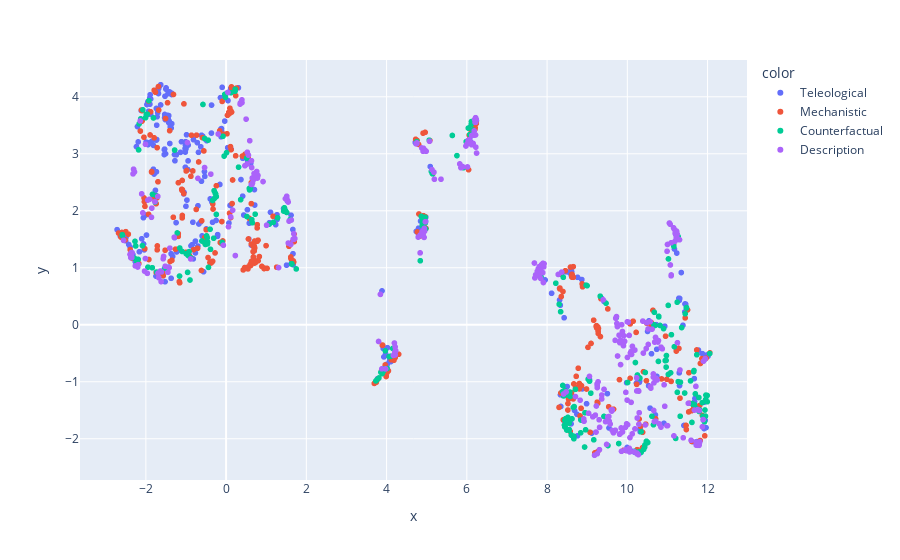

The notebook cell this image was saved under:
### Code cell
# Create a sentence-bert embedding matrix from the text
embedded = create_embedding(output["Text"], dense=True)
embedded = create_embedding(embedded, dense=False)
fig = px.scatter(x=embedded[:, 0], y=embedded[:, 1], color=output['Type'], hover_data={"Text": output["Text"]})
fig.show()

### Figure 1 — Plotly figure (JSON) as saved in the notebook; plotly's stock layout.template omitted (floating-point values rounded to 4 significant figures; data arrays with more than 128 entries replaced by an {"elided": "..."} marker saying what was removed)
{"data": [{"customdata": {"elided": "350x1 str values"}, "hovertemplate": "color=Teleological<br>x=%{x}<br>y=%{y}<br>Text=%{customdata[0]}<extra></extra>", "legendgroup": "Teleological", "marker": {"color": "#636efa", "symbol": "circle"}, "mode": "markers", "name": "Teleological", "showlegend": true, "x": {"elided": "350 float values"}, "xaxis": "x", "y": {"elided": "350 float values"}, "yaxis": "y", "type": "scattergl"}, {"customdata": {"elided": "339x1 str values"}, "hovertemplate": "color=Mechanistic<br>x=%{x}<br>y=%{y}<br>Text=%{customdata[0]}<extra></extra>", "legendgroup": "Mechanistic", "marker": {"color": "#EF553B", "symbol": "circle"}, "mode": "markers", "name": "Mechanistic", "showlegend": true, "x": {"elided": "339 float values"}, "xaxis": "x", "y": {"elided": "339 float values"}, "yaxis": "y", "type": "scattergl"}, {"customdata": {"elided": "258x1 str values"}, "hovertemplate": "color=Counterfactual<br>x=%{x}<br>y=%{y}<br>Text=%{customdata[0]}<extra></extra>", "legendgroup": "Counterfactual", "marker": {"color": "#00cc96", "symbol": "circle"}, "mode": "markers", "name": "Counterfactual", "showlegend": true, "x": {"elided": "258 float values"}, "xaxis": "x", "y": {"elided": "258 float values"}, "yaxis": "y", "type": "scattergl"}, {"customdata": {"elided": "361x1 str values"}, "hovertemplate": "color=Description<br>x=%{x}<br>y=%{y}<br>Text=%{customdata[0]}<extra></extra>", "legendgroup": "Description", "marker": {"color": "#ab63fa", "symbol": "circle"}, "mode": "markers", "name": "Description", "showlegend": true, "x": {"elided": "361 float values"}, "xaxis": "x", "y": {"elided": "361 float values"}, "yaxis": "y", "type": "scattergl"}], "layout": {"xaxis": {"anchor": "y", "domain": [0.0, 1.0], "title": {"text": "x"}}, "yaxis": {"anchor": "x", "domain": [0.0, 1.0], "title": {"text": "y"}}, "legend": {"title": {"text": "color"}, "tracegroupgap": 0}, "margin": {"t": 60}}}
